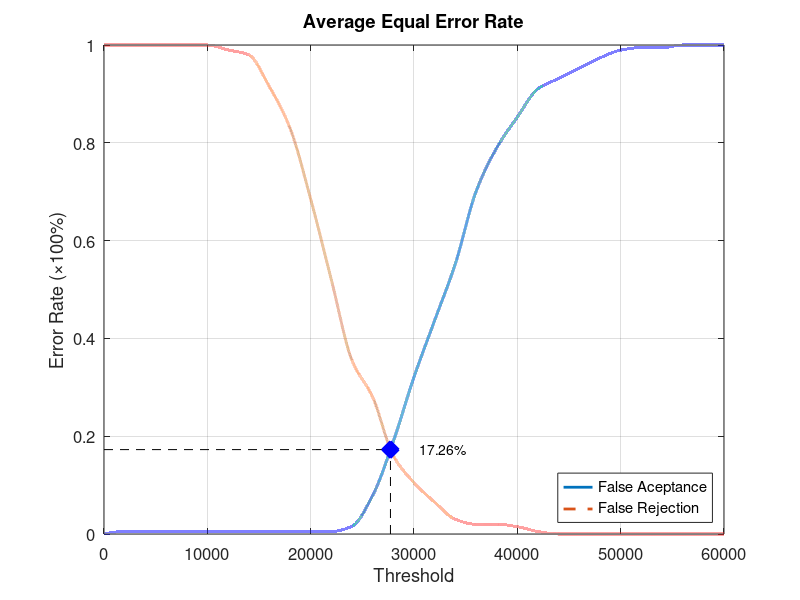
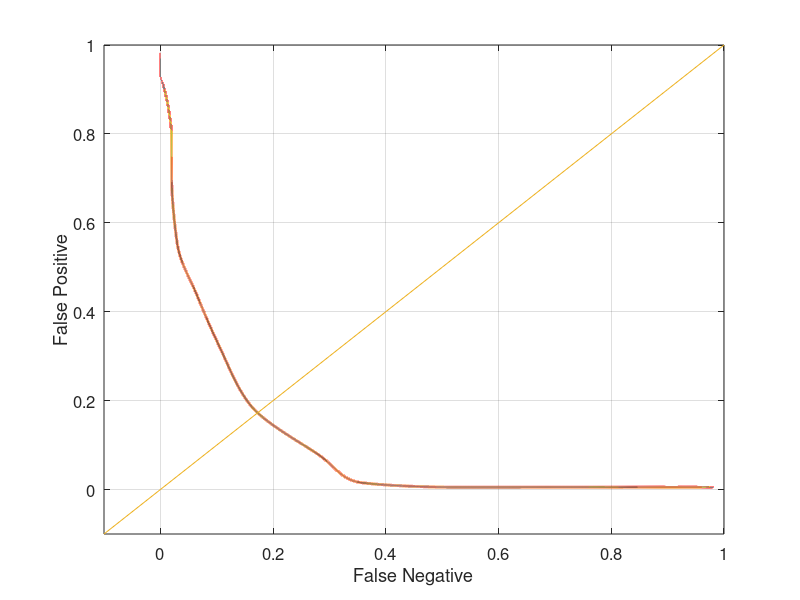

These charts were generated, in order, by the following MATLAB code:
function yEER = Database1_1
close all;
clear;
clc;
x = 0:2000:60000;
xq = 0:0.5:60000;

y0 = [0 0.00526316 0.00526316 0.00526316 0.00526316 0.00526316 0.00526316 0.00526316 0.00526316 0.00526316 0.00526316 0.00526316 0.0157895 0.0789474 0.189474 0.321053 0.436842 0.552632 0.7 0.789474 0.852632 0.910526 0.931579 0.952632 0.973684 0.989474 0.994737 0.994737 1 1 1];
yy0 = interp1(x, y0, xq, 'pchip');
y1 = [1 1 1 1 1 1 0.99 0.98 0.915 0.83 0.685 0.52 0.355 0.28 0.16 0.105 0.065 0.03 0.02 0.02 0.015 0.005 0 0 0 0 0 0 0 0 0];
yy1 = interp1(x, y1, xq, 'pchip');

% Calculating EER: 
y2 = abs(y0 - y1);
find(y2 == min(y2))
yy2 = abs(yy0 - yy1);
xEER = find(yy2 == min(yy2));
xEERIndex = xq(xEER) % X-axis EER
yEER = yy0(xEER) % Y-axis EER

main = figure
plot(xq, yy0,'-','LineWidth', 2);	hold on
plot(xq, yy1,'--','LineWidth', 2);	hold on
plot([xEERIndex xEERIndex], [0 yEER], 'k--');	hold on
plot([0 xEERIndex], [yEER yEER], 'k--');	hold on
plot(xEERIndex, yEER, 'bx', 'LineWidth', 10);	hold on
text(xEERIndex + 10 * xEERIndex / 100, yEER, [num2str(round((10000 * yEER)) / 100) '%'])
legend('False Aceptance', 'False Rejection', 'Location', 'SouthEast')
xlabel('Threshold')
ylabel('Error Rate (\times100%)')
title('Average Equal Error Rate')
set(gca, 'FontSize', 12)
axis([0 60000 0 1])
grid on

print(main, 'Database1_1Main', '-dpng');
FNRxFPR = figure('Color', [1 1 1]);
plot(yy1, yy0, '-', yy1, yy0, 'LineWidth', 2);
hold on
y = -0.1:0.1:1
plot(y, y); 
set(gca, 'FontSize', 12)
xlabel('False Negative')
ylabel('False Positive')
axis([-0.1 1 -0.1 1])
set(gca, 'FontSize', 12)
grid on

print(FNRxFPR, 'Database1_1FNRxFPR','-dpng');
end
